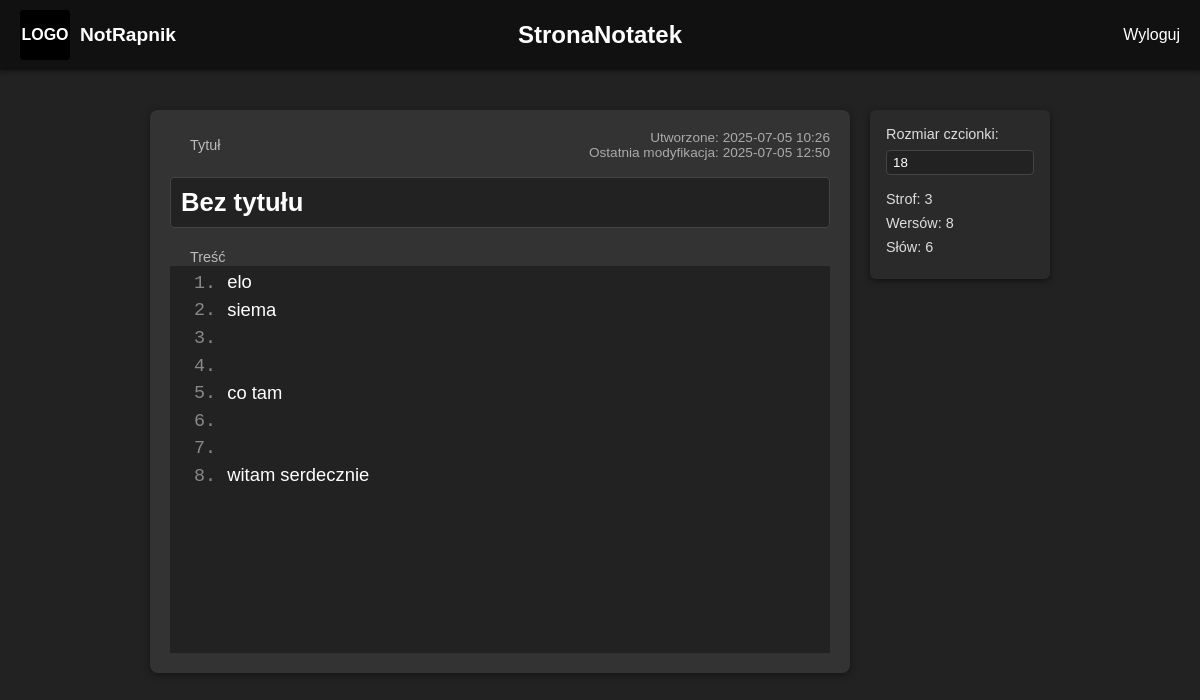
The app's page /notes/4 (signed in) with its own data.
### models.py (models this page shows)
class Note(db.Model):
    id = db.Column(db.Integer, primary_key=True)
    title = db.Column(db.String(200), default='Bez tytułu')
    body = db.Column(db.Text, default='')
    created_at = db.Column(db.DateTime, default=datetime.utcnow)
    updated_at = db.Column(
        db.DateTime,
        default=datetime.utcnow,
        onupdate=datetime.utcnow
    )
    user_id = db.Column(db.Integer, db.ForeignKey('user.id'))

### routes.py (the view)
@bp.route('/notes/<int:note_id>')
@login_required
def view_note(note_id):
    note = Note.query.get_or_404(note_id)
    if note.author != current_user:
        flash('Brak dostępu.')
        return redirect(url_for('main.home'))
    return render_template('view_note.html', note=note)

### models.py (called while the page is built)
@login.user_loader
def load_user(user_id):
    return User.query.get(int(user_id))

### templates/view_note.html (shortened to what this page needs)
{% extends 'base.html' %}
{% block head %}
  <link rel="stylesheet" href="{{ url_for('static', filename='note.css') }}">
{% endblock %}
{% block content %}
<div class="note-page">
  <div class="note-container">
    <div class="note-header">
      <span class="note-label">Tytuł</span>
      <div class="note-dates">
        <span>Utworzone: {{ note.created_at.strftime('%Y-%m-%d %H:%M') }}</span><br>
        <span>Ostatnia modyfikacja:
          {% if note.updated_at %}
            {{ note.updated_at.strftime('%Y-%m-%d %H:%M') }}
          {% else %}
            {{ note.created_at.strftime('%Y-%m-%d %H:%M') }}
          {% endif %}
        </span>
      </div>
    </div>
    <h1 id="note-title" class="note-title" contenteditable>{{ note.title }}</h1>
    <div class="note-body-wrapper" style="clear:both; overflow:hidden;">
      <span class="note-label">Treść</span>
      <div class="note-body-container">
        <div class="rows" id="numbers"></div>
        <textarea id="textBox">{{ note.body }}</textarea>
      </div>
    </div>
  </div>
  <aside class="note-sidebar">
    <label for="font-size">Rozmiar czcionki:</label>
    <input id="font-size" type="number" min="12" max="48" step="1" value="18">
    <div class="counters">
      <div>Strof:  <span id="count-stanzas">0</span></div>
      <div>Wersów: <span id="count-lines">0</span></div>
      <div>Słów:   <span id="count-words">0</span></div>
    </div>
  </aside>
</div>
{% endblock %}

### static/base.css (style rules this page uses)
*, *::before, *::after { box-sizing: border-box; }
body { margin: 0; font-family: Arial, sans-serif; background: #222; color: #fff; }

### static/note.css (style rules this page uses)
.note-page { display: flex; justify-content: center; align-items: flex-start; gap: 20px; margin: 40px auto; padding: 0 20px; }
.note-container { width: 700px; padding: 20px; background: #333; border-radius: 8px; box-shadow: 0 2px 8px rgba(0,0,0,0.4); }
.note-header { display: flex; justify-content: space-between; align-items: center; margin-bottom: 8px; }
.note-label { font-size: 0.9rem; color: #bbb; margin-right: 10px; margin-left: 20px; }
.note-dates { font-size: 0.85rem; color: #aaa; text-align: right; }
.note-title { width: 100%; padding: 10px; background: #222; color: #fff; font-size: 1.6rem; border: 1px solid #444; border-radius: 4px; margin-bottom: 20px; outline: none; white-space: nowrap; overflow: hidden; text-overflow: ellipsis; cursor: text; }
.note-body-wrapper { margin-top: 16px; }
.note-sidebar { flex: 0 0 180px; background: #2a2a2a; padding: 16px; border-radius: 6px; color: #ddd; font-size: 0.9rem; box-shadow: 0 2px 6px rgba(0,0,0,0.5); }
.note-sidebar label { display: block; margin-bottom: 8px; }
.note-sidebar input[type="number"] { width: 100%; padding: 4px 6px; border: 1px solid #444; border-radius: 4px; background: #222; color: #fff; margin-bottom: 16px; }
.note-sidebar .counters div { margin-bottom: 8px; }
.note-body-container { display: flex; align-items: flex-start; }

### templates/view_note.html (style rules this page uses)
.rows { background: #222; color: #888; font-family: monospace; font-size: 1.15rem; line-height: 1.5; padding: 0.2em 0.5em; text-align: right; width: 3em; user-select: none; float: left; box-sizing: border-box; overflow: hidden; }
textarea#textBox { background: #222; color: #fff; font-family: sans-serif; font-size: 1.15rem; line-height: 1.5; border: none; resize: none; outline: none; width: calc(100% - 3em); overflow: hidden; float: left; box-sizing: border-box; min-height: calc(14 * 1.5em); height: calc(14 * 1.5em); }

### records on screen
Note: created_at "2025-07-05 10:26", updated_at "2025-07-05 12:50", title "Bez tytułu", body "elo siema co tam witam serdecznie"
